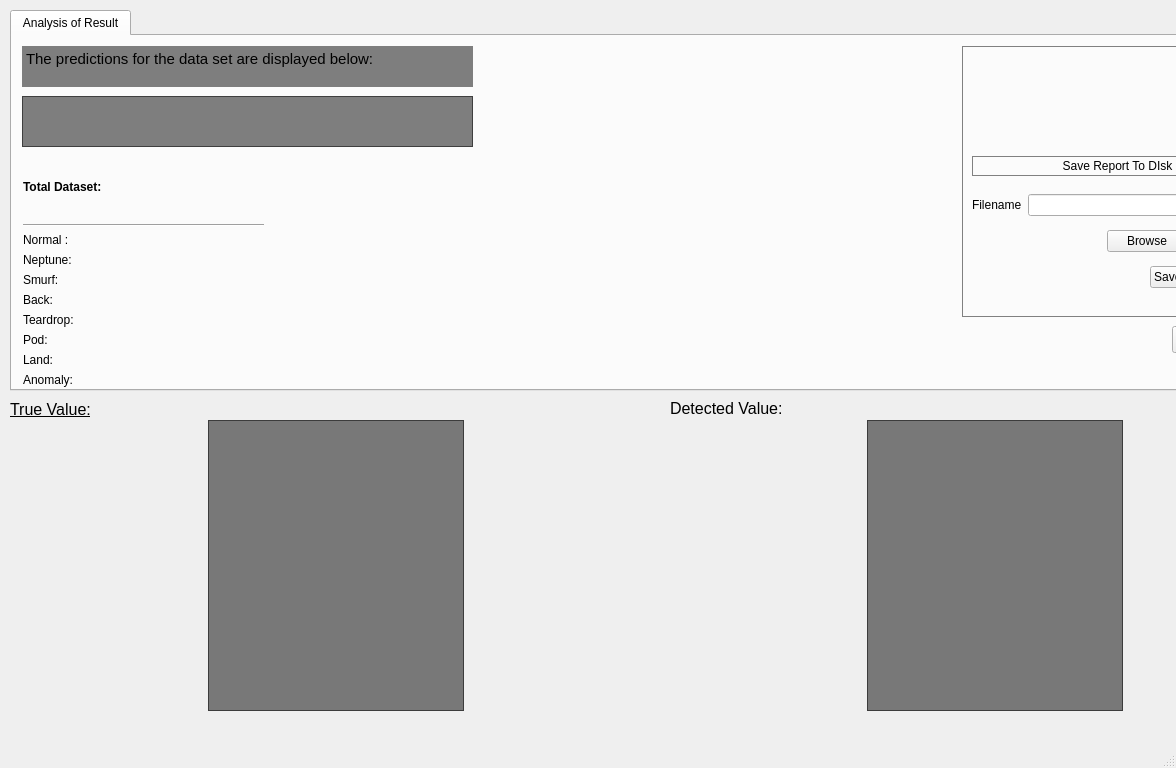
<?xml version="1.0" encoding="UTF-8"?>
<ui version="4.0">
 <class>MainWindow</class>
 <widget class="QMainWindow" name="MainWindow">
  <property name="geometry">
   <rect>
    <x>0</x>
    <y>0</y>
    <width>1176</width>
    <height>768</height>
   </rect>
  </property>
  <property name="windowTitle">
   <string>MainWindow</string>
  </property>
  <widget class="QWidget" name="centralwidget">
   <widget class="QWidget" name="layoutWidget">
    <property name="geometry">
     <rect>
      <x>10</x>
      <y>420</y>
      <width>1311</width>
      <height>291</height>
     </rect>
    </property>
    <layout class="QHBoxLayout" name="horizontalLayout_3">
     <item>
      <layout class="QHBoxLayout" name="horizontalLayout_2">
       <item>
        <layout class="QVBoxLayout" name="std_piechart"/>
       </item>
       <item>
        <widget class="QTextEdit" name="stdSummary">
         <property name="enabled">
          <bool>false</bool>
         </property>
         <property name="sizePolicy">
          <sizepolicy hsizetype="Fixed" vsizetype="Expanding">
           <horstretch>0</horstretch>
           <verstretch>0</verstretch>
          </sizepolicy>
         </property>
         <property name="minimumSize">
          <size>
           <width>180</width>
           <height>0</height>
          </size>
         </property>
         <property name="styleSheet">
          <string notr="true">background-color: rgba(1,1,1,0.5);
color: rgb(0, 0, 0);</string>
         </property>
        </widget>
       </item>
      </layout>
     </item>
     <item>
      <layout class="QHBoxLayout" name="horizontalLayout">
       <item>
        <layout class="QVBoxLayout" name="res_piechart"/>
       </item>
       <item>
        <widget class="QTextEdit" name="resSummary">
         <property name="enabled">
          <bool>false</bool>
         </property>
         <property name="sizePolicy">
          <sizepolicy hsizetype="Fixed" vsizetype="Expanding">
           <horstretch>0</horstretch>
           <verstretch>0</verstretch>
          </sizepolicy>
         </property>
         <property name="minimumSize">
          <size>
           <width>180</width>
           <height>0</height>
          </size>
         </property>
         <property name="styleSheet">
          <string notr="true">background-color: rgba(1,1,1,0.5);
color: rgb(0, 0, 0);</string>
         </property>
        </widget>
       </item>
      </layout>
     </item>
    </layout>
   </widget>
   <widget class="QTabWidget" name="tabWidget">
    <property name="geometry">
     <rect>
      <x>10</x>
      <y>10</y>
      <width>1300</width>
      <height>381</height>
     </rect>
    </property>
    <property name="currentIndex">
     <number>0</number>
    </property>
    <widget class="QWidget" name="tab">
     <attribute name="title">
      <string>Analysis of Result</string>
     </attribute>
     <widget class="QGroupBox" name="groupBox">
      <property name="geometry">
       <rect>
        <x>950</x>
        <y>10</y>
        <width>321</width>
        <height>271</height>
       </rect>
      </property>
      <property name="styleSheet">
       <string notr="true">QGroupBox
{
border: 1px solid gray;
}</string>
      </property>
      <property name="title">
       <string/>
      </property>
      <widget class="QLabel" name="label_3">
       <property name="geometry">
        <rect>
         <x>10</x>
         <y>110</y>
         <width>291</width>
         <height>20</height>
        </rect>
       </property>
       <property name="styleSheet">
        <string notr="true">border: 1px solid grey;</string>
       </property>
       <property name="text">
        <string>Save Report To DIsk</string>
       </property>
       <property name="alignment">
        <set>Qt::AlignCenter</set>
       </property>
      </widget>
      <widget class="QLabel" name="label_5">
       <property name="geometry">
        <rect>
         <x>110</x>
         <y>10</y>
         <width>101</width>
         <height>91</height>
        </rect>
       </property>
       <property name="text">
        <string/>
       </property>
       <property name="pixmap">
        <pixmap resource="../assets/res.qrc">:/ui_start/png/save-download-icon-10.png</pixmap>
       </property>
       <property name="scaledContents">
        <bool>true</bool>
       </property>
      </widget>
      <widget class="QWidget" name="layoutWidget">
       <property name="geometry">
        <rect>
         <x>10</x>
         <y>140</y>
         <width>301</width>
         <height>111</height>
        </rect>
       </property>
       <layout class="QVBoxLayout" name="verticalLayout">
        <item>
         <layout class="QHBoxLayout" name="horizontalLayout_4">
          <item>
           <widget class="QLabel" name="label_4">
            <property name="text">
             <string>Filename</string>
            </property>
           </widget>
          </item>
          <item>
           <widget class="QLineEdit" name="browser"/>
          </item>
         </layout>
        </item>
        <item>
         <layout class="QHBoxLayout" name="horizontalLayout_5">
          <item>
           <spacer name="horizontalSpacer">
            <property name="orientation">
             <enum>Qt::Horizontal</enum>
            </property>
            <property name="sizeHint" stdset="0">
             <size>
              <width>40</width>
              <height>20</height>
             </size>
            </property>
           </spacer>
          </item>
          <item>
           <widget class="QPushButton" name="browseBut">
            <property name="text">
             <string>Browse</string>
            </property>
           </widget>
          </item>
          <item>
           <widget class="QPushButton" name="saveBut">
            <property name="text">
             <string>Save</string>
            </property>
           </widget>
          </item>
         </layout>
        </item>
        <item>
         <layout class="QHBoxLayout" name="horizontalLayout_6">
          <item>
           <spacer name="horizontalSpacer_2">
            <property name="orientation">
             <enum>Qt::Horizontal</enum>
            </property>
            <property name="sizeHint" stdset="0">
             <size>
              <width>40</width>
              <height>20</height>
             </size>
            </property>
           </spacer>
          </item>
          <item>
           <widget class="QPushButton" name="savePie">
            <property name="text">
             <string>Save PieChart Figure</string>
            </property>
           </widget>
          </item>
         </layout>
        </item>
       </layout>
      </widget>
     </widget>
     <widget class="QTextEdit" name="textEdit">
      <property name="geometry">
       <rect>
        <x>10</x>
        <y>10</y>
        <width>451</width>
        <height>41</height>
       </rect>
      </property>
      <property name="font">
       <font>
        <family>Ubuntu</family>
        <pointsize>14</pointsize>
        <weight>7</weight>
        <italic>false</italic>
        <bold>false</bold>
       </font>
      </property>
      <property name="styleSheet">
       <string notr="true">background-color: rgba(1,1,1,0.5);
color: rgb(0, 0, 0);
border: 0 px;
font: 63 14pt &quot;Ubuntu&quot;;</string>
      </property>
      <property name="html">
       <string>&lt;!DOCTYPE HTML PUBLIC &quot;-//W3C//DTD HTML 4.0//EN&quot; &quot;http://www.w3.org/TR/REC-html40/strict.dtd&quot;&gt;
&lt;html&gt;&lt;head&gt;&lt;meta name=&quot;qrichtext&quot; content=&quot;1&quot; /&gt;&lt;style type=&quot;text/css&quot;&gt;
p, li { white-space: pre-wrap; }
&lt;/style&gt;&lt;/head&gt;&lt;body style=&quot; font-family:'Ubuntu'; font-size:14pt; font-weight:56; font-style:normal;&quot;&gt;
&lt;p style=&quot; margin-top:0px; margin-bottom:0px; margin-left:0px; margin-right:0px; -qt-block-indent:0; text-indent:0px;&quot;&gt;&lt;span style=&quot; font-size:11pt; font-weight:400;&quot;&gt;The predictions for the data set are displayed below:&lt;/span&gt;&lt;/p&gt;&lt;/body&gt;&lt;/html&gt;</string>
      </property>
     </widget>
     <widget class="QTextEdit" name="res_summary">
      <property name="geometry">
       <rect>
        <x>10</x>
        <y>60</y>
        <width>451</width>
        <height>51</height>
       </rect>
      </property>
      <property name="font">
       <font>
        <pointsize>12</pointsize>
       </font>
      </property>
      <property name="styleSheet">
       <string notr="true">background-color: rgba(1,1,1,0.5);
color: rgb(0, 0, 0);</string>
      </property>
     </widget>
     <widget class="QPushButton" name="test_again">
      <property name="geometry">
       <rect>
        <x>1160</x>
        <y>290</y>
        <width>111</width>
        <height>27</height>
       </rect>
      </property>
      <property name="text">
       <string>Test Again</string>
      </property>
     </widget>
     <widget class="QWidget" name="layoutWidget">
      <property name="geometry">
       <rect>
        <x>11</x>
        <y>119</y>
        <width>241</width>
        <height>232</height>
       </rect>
      </property>
      <layout class="QVBoxLayout" name="verticalLayout_3">
       <item>
        <layout class="QHBoxLayout" name="horizontalLayout_15">
         <item>
          <widget class="QLabel" name="tot">
           <property name="font">
            <font>
             <weight>75</weight>
             <bold>true</bold>
            </font>
           </property>
           <property name="text">
            <string>Total Dataset:</string>
           </property>
          </widget>
         </item>
         <item>
          <widget class="QLabel" name="tot_val">
           <property name="text">
            <string/>
           </property>
          </widget>
         </item>
        </layout>
       </item>
       <item>
        <layout class="QVBoxLayout" name="verticalLayout_2">
         <item>
          <widget class="Line" name="line">
           <property name="orientation">
            <enum>Qt::Horizontal</enum>
           </property>
          </widget>
         </item>
         <item>
          <layout class="QHBoxLayout" name="horizontalLayout_7">
           <item>
            <widget class="QLabel" name="label_6">
             <property name="text">
              <string>Normal :</string>
             </property>
            </widget>
           </item>
           <item>
            <widget class="QLabel" name="normal_res">
             <property name="text">
              <string/>
             </property>
            </widget>
           </item>
          </layout>
         </item>
         <item>
          <layout class="QHBoxLayout" name="horizontalLayout_8">
           <item>
            <widget class="QLabel" name="label_7">
             <property name="text">
              <string>Neptune:</string>
             </property>
            </widget>
           </item>
           <item>
            <widget class="QLabel" name="nep_res">
             <property name="text">
              <string/>
             </property>
            </widget>
           </item>
          </layout>
         </item>
         <item>
          <layout class="QHBoxLayout" name="horizontalLayout_9">
           <item>
            <widget class="QLabel" name="label_8">
             <property name="text">
              <string>Smurf:</string>
             </property>
            </widget>
           </item>
           <item>
            <widget class="QLabel" name="smurf_res">
             <property name="text">
              <string/>
             </property>
            </widget>
           </item>
          </layout>
         </item>
         <item>
          <layout class="QHBoxLayout" name="horizontalLayout_10">
           <item>
            <widget class="QLabel" name="label_9">
             <property name="text">
              <string>Back:</string>
             </property>
            </widget>
           </item>
           <item>
            <widget class="QLabel" name="back_res">
             <property name="text">
              <string/>
             </property>
            </widget>
           </item>
          </layout>
         </item>
         <item>
          <layout class="QHBoxLayout" name="horizontalLayout_11">
           <item>
            <widget class="QLabel" name="label_11">
             <property name="text">
              <string>Teardrop:</string>
             </property>
            </widget>
           </item>
           <item>
            <widget class="QLabel" name="tear_res">
             <property name="text">
              <string/>
             </property>
            </widget>
           </item>
          </layout>
         </item>
         <item>
          <layout class="QHBoxLayout" name="horizontalLayout_12">
           <item>
            <widget class="QLabel" name="label_10">
             <property name="text">
              <string>Pod:</string>
             </property>
            </widget>
           </item>
           <item>
            <widget class="QLabel" name="pod_res">
             <property name="text">
              <string/>
             </property>
            </widget>
           </item>
          </layout>
         </item>
         <item>
          <layout class="QHBoxLayout" name="horizontalLayout_13">
           <item>
            <widget class="QLabel" name="label_13">
             <property name="text">
              <string>Land:</string>
             </property>
            </widget>
           </item>
           <item>
            <widget class="QLabel" name="land_res">
             <property name="text">
              <string/>
             </property>
            </widget>
           </item>
          </layout>
         </item>
         <item>
          <layout class="QHBoxLayout" name="horizontalLayout_14">
           <item>
            <widget class="QLabel" name="label_15">
             <property name="text">
              <string>Anomaly:</string>
             </property>
            </widget>
           </item>
           <item>
            <widget class="QLabel" name="anomaly_res">
             <property name="text">
              <string/>
             </property>
            </widget>
           </item>
          </layout>
         </item>
        </layout>
       </item>
      </layout>
     </widget>
     <widget class="QWidget" name="verticalLayoutWidget">
      <property name="geometry">
       <rect>
        <x>490</x>
        <y>10</y>
        <width>451</width>
        <height>321</height>
       </rect>
      </property>
      <layout class="QVBoxLayout" name="bar"/>
     </widget>
    </widget>
   </widget>
   <widget class="QLabel" name="label">
    <property name="geometry">
     <rect>
      <x>10</x>
      <y>401</y>
      <width>191</width>
      <height>17</height>
     </rect>
    </property>
    <property name="font">
     <font>
      <pointsize>12</pointsize>
      <underline>true</underline>
     </font>
    </property>
    <property name="text">
     <string>True Value:</string>
    </property>
   </widget>
   <widget class="QLabel" name="label_2">
    <property name="geometry">
     <rect>
      <x>670</x>
      <y>400</y>
      <width>191</width>
      <height>17</height>
     </rect>
    </property>
    <property name="font">
     <font>
      <pointsize>12</pointsize>
     </font>
    </property>
    <property name="text">
     <string>Detected Value:</string>
    </property>
   </widget>
  </widget>
  <widget class="QMenuBar" name="menubar">
   <property name="geometry">
    <rect>
     <x>0</x>
     <y>0</y>
     <width>1176</width>
     <height>25</height>
    </rect>
   </property>
  </widget>
  <widget class="QStatusBar" name="statusbar"/>
 </widget>
 <resources>
  <include location="../assets/res.qrc"/>
 </resources>
 <connections/>
</ui>
